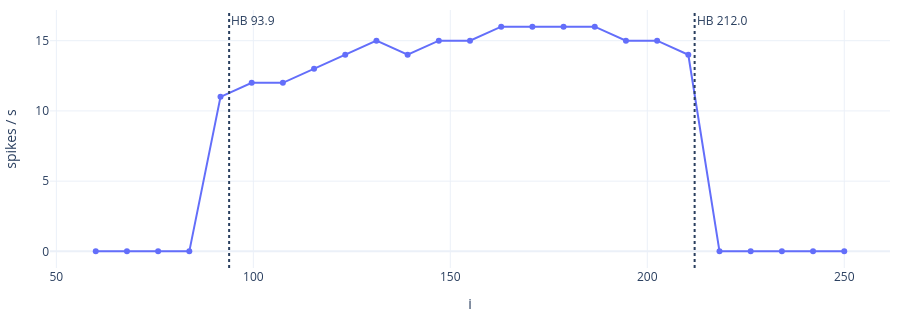
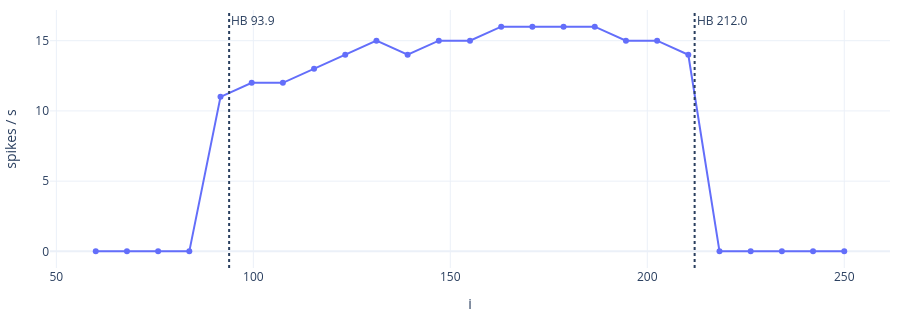

The notebook cell these images were saved under, in order:
### Markdown cell above
**Firing rate against current** (an f-I curve) from simulations, next to the Hopf point
from AUTO.

### Code cell
import numpy as np
I = np.linspace(60, 250, 25)
rate = []
for i_ in I:
    tr = ex.m.run(keep=False, i=i_, total=1500, trans=500)
    v = tr["v"]; up = np.where((v[:-1] < 0) & (v[1:] >= 0))[0]
    rate.append(1000 * len(up) / 1000)        # spikes per second (t in ms)
parts = ex.run_auto()
hb = sorted(p.x for d in parts for p in d.special("HB"))
fig = go.Figure(go.Scatter(x=I, y=rate, mode="lines+markers", name="simulation"))
for h in hb:
    fig.add_vline(x=h, line_dash="dot", annotation_text=f"HB {h:.1f}")
show_figure(fig, xaxis_title="i", yaxis_title="spikes / s", height=320)

### Figure 1 — Plotly figure (JSON) as saved in the notebook; plotly's stock layout.template omitted (floating-point values rounded to 4 significant figures)
{"data": [{"mode": "lines+markers", "name": "simulation", "type": "scatter", "x": [60.0, 67.92, 75.83, 83.75, 91.67, 99.58, 107.5, 115.4, 123.3, 131.2, 139.2, 147.1, 155.0, 162.9, 170.8, 178.8, 186.7, 194.6, 202.5, 210.4, 218.3, 226.2, 234.2, 242.1, 250.0], "y": [0.0, 0.0, 0.0, 0.0, 11.0, 12.0, 12.0, 13.0, 14.0, 15.0, 14.0, 15.0, 15.0, 16.0, 16.0, 16.0, 16.0, 15.0, 15.0, 14.0, 0.0, 0.0, 0.0, 0.0, 0.0]}], "layout": {"annotations": [{"showarrow": false, "text": "HB 93.9", "x": 93.86, "xanchor": "left", "xref": "x", "y": 1, "yanchor": "top", "yref": "y domain"}, {"showarrow": false, "text": "HB 212.0", "x": 212.0, "xanchor": "left", "xref": "x", "y": 1, "yanchor": "top", "yref": "y domain"}], "height": 320, "margin": {"b": 40, "l": 50, "r": 10, "t": 10}, "paper_bgcolor": "white", "plot_bgcolor": "white", "shapes": [{"line": {"dash": "dot"}, "type": "line", "x0": 93.86, "x1": 93.86, "xref": "x", "y0": 0, "y1": 1, "yref": "y domain"}, {"line": {"dash": "dot"}, "type": "line", "x0": 212.0, "x1": 212.0, "xref": "x", "y0": 0, "y1": 1, "yref": "y domain"}], "xaxis": {"title": {"text": "i"}}, "yaxis": {"title": {"text": "spikes / s"}}}}

### Figure 2 — Plotly figure (JSON) as saved in the notebook; plotly's stock layout.template omitted (floating-point values rounded to 4 significant figures)
{"data": [{"mode": "lines+markers", "name": "simulation", "type": "scatter", "x": [60.0, 67.92, 75.83, 83.75, 91.67, 99.58, 107.5, 115.4, 123.3, 131.2, 139.2, 147.1, 155.0, 162.9, 170.8, 178.8, 186.7, 194.6, 202.5, 210.4, 218.3, 226.2, 234.2, 242.1, 250.0], "y": [0.0, 0.0, 0.0, 0.0, 11.0, 12.0, 12.0, 13.0, 14.0, 15.0, 14.0, 15.0, 15.0, 16.0, 16.0, 16.0, 16.0, 15.0, 15.0, 14.0, 0.0, 0.0, 0.0, 0.0, 0.0]}], "layout": {"annotations": [{"showarrow": false, "text": "HB 93.9", "x": 93.86, "xanchor": "left", "xref": "x", "y": 1, "yanchor": "top", "yref": "y domain"}, {"showarrow": false, "text": "HB 212.0", "x": 212.0, "xanchor": "left", "xref": "x", "y": 1, "yanchor": "top", "yref": "y domain"}], "height": 320, "margin": {"b": 40, "l": 50, "r": 10, "t": 10}, "paper_bgcolor": "white", "plot_bgcolor": "white", "shapes": [{"line": {"dash": "dot"}, "type": "line", "x0": 93.86, "x1": 93.86, "xref": "x", "y0": 0, "y1": 1, "yref": "y domain"}, {"line": {"dash": "dot"}, "type": "line", "x0": 212.0, "x1": 212.0, "xref": "x", "y0": 0, "y1": 1, "yref": "y domain"}], "xaxis": {"title": {"text": "i"}}, "yaxis": {"title": {"text": "spikes / s"}}}}
